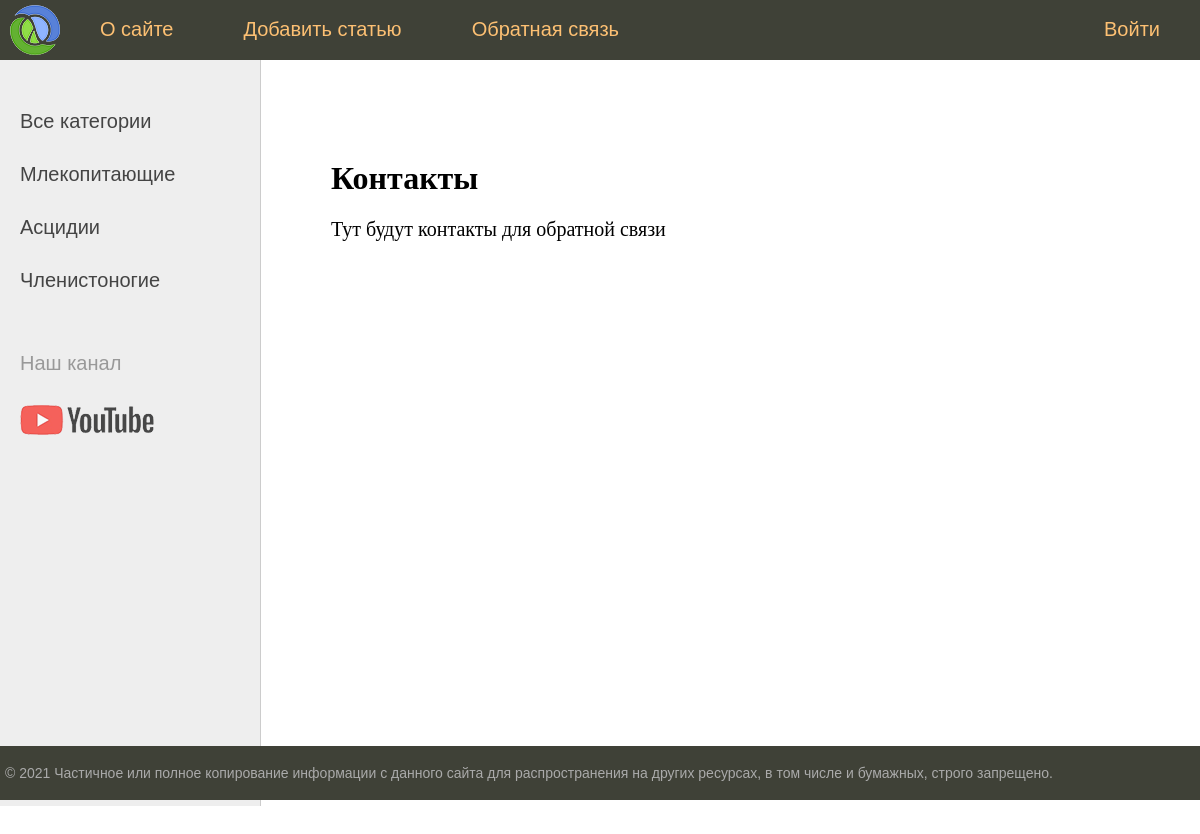
Page /contact/ on the committed database.
### animals/models.py (models this page shows, shortened)
class Category(models.Model):
    name = models.CharField(max_length=100, db_index=True, verbose_name='Класс')
    def get_absolute_url(self):
        return reverse('category', kwargs={'cat_id': self.pk})
    class Meta:
        verbose_name = 'Классы животных'
        verbose_name_plural = 'Классы животных'
        ordering = ['id']

### animals/views.py (the view)
# urls.py: path('contact/', contact, name='contact'),
def contact(request):
    context = {'menu': menu,
               'title': 'Контакты'
               }
    return render(request, 'animals/contact.html', context=context)

### animals/templatetags/animals_tags.py (called while the page is built)
@register.inclusion_tag('animals/list_categories.html')
def show_categories():
    cats = Category.objects.all()
    return {'cats': cats}

### animals/templates/animals/contact.html
{% extends 'animals/base.html' %}
{% block content %}
<h1>{{title}}</h1>
<p>Тут будут контакты для обратной связи
{% endblock %}

### animals/templates/animals/list_categories.html
{% for c in cats %}
	{% if c.pk == cat_selected %}
		<li class="selected">{{ c.name }}</li>
	{% else %}
		<li><a href="{{ c.get_absolute_url }}">{{ c.name}}</a></li>
	{% endif %}
{% endfor %}

### animals/static/animals/css/styles.css (style rules this page uses)
html, body { font-family: 'Arial'; margin: 0; padding: 0; height: 100%; width: 100%; color: #444; }
a { color: #0059b2; text-decoration: none; }
.left-chapters ul li { margin: 30px 0 0 0; color: #999; }
.left-chapters ul li a { color: #444; text-decoration: none; }
.content-text h1 { font-size: 32px; }

### rows in the picture
Category: name "Млекопитающие"
Category: name "Асцидии"
Category: name "Членистоногие"

### other values in the picture
{{ m.title }} "О сайте" "Добавить статью" "Обратная связь"
{{ m.title }} "Войти"
{{ title }} "Контакты"
